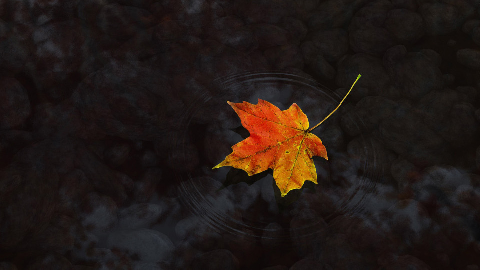
%> input picture image segmentation/image1.jpg, 480 x 270 px
$ octave --eval "imageSegmentation;"   (GNU Octave 9; MATLAB toolbox functions it lacks are replaced by stand-ins)
%> lines starting %> are read from the running program, lines starting %| are printed output that depends on the picture
### image segmentation/computeAverage.m
function [ average ] = compute( image )
%COMPUTE Summary of this function goes here
%   Detailed explanation goes here


allRed = image(:, :, 1);
allGreen = image(:, :, 2);
allBlue = image(:, :, 3);

averageRed = mean(mean(allRed));
averageGreen = mean(mean(allGreen));
averageBlue = mean(mean(allBlue));

average = [averageRed averageGreen averageBlue];

end

### image segmentation/imageSegmentation.m
function imageSegmentation


%reading image and corresponding i_f and i_b images

image = double(imread('image1.jpg'));

i_fImage = double(imread('i_fImage.jpg'));
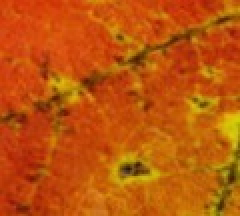
%> input picture image segmentation/i_fImage.jpg, 120 x 108 px (shown 2 times larger)
i_bImage = double(imread('i_bImage.jpg'));
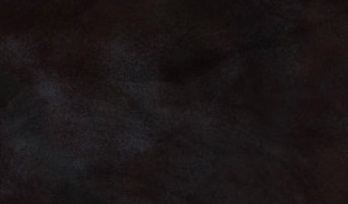
%> input picture image segmentation/i_bImage.jpg, 348 x 204 px


%computint i_f and i_b
i_f = computeAverage(i_fImage);
%> in compute, `allGreen = image(:, :, 2);`:
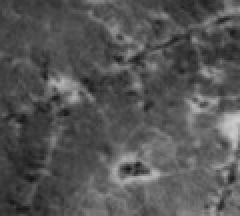
%> allGreen: size 108x120 double (shown 2 times larger); min 19, max 203, mean 84.9
%> in compute, `allBlue = image(:, :, 3);`:
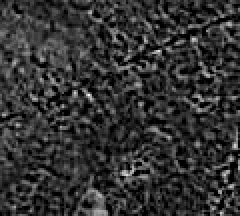
%> allBlue: size 108x120 double (shown 2 times larger); min 0, max 55, mean 10.9; drawn with min black and max white
%> in compute, `averageRed = mean(mean(allRed));`: averageRed = 189.2
%> in compute, `averageGreen = mean(mean(allGreen));`: averageGreen = 84.89
%> in compute, `averageBlue = mean(mean(allBlue));`: averageBlue = 10.95
%> in compute, `average = [averageRed averageGreen averageBlue];`: average = [189.2 84.89 10.95]
%> i_f = [189.2 84.89 10.95]
i_b = computeAverage(i_bImage);
%> in compute (call 2), `allBlue = image(:, :, 3);`:
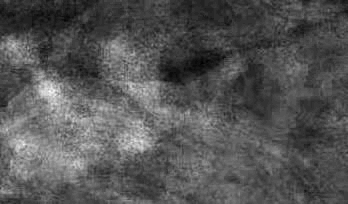
%> allBlue: size 204x348 double; min 7, max 52, mean 22; drawn with min black and max white
%> in compute (call 2), `averageRed = mean(mean(allRed));`: averageRed = 27.01
%> in compute (call 2), `averageGreen = mean(mean(allGreen));`: averageGreen = 21.33
%> in compute (call 2), `averageBlue = mean(mean(allBlue));`: averageBlue = 22.03
%> in compute (call 2), `average = [averageRed averageGreen averageBlue];`: average = [27.01 21.33 22.03]
%> i_b = [27.01 21.33 22.03]


%defining beta
beta = 0.5;


%seprating red green and blue channels for easier use
redOfImage = image(:, :, 1);
greenOfImage = image(:, :, 2);
blueOfImage = image(:, :, 3);

%determining the size of image
sizeOfImage = size(image);
%> sizeOfImage = [270 480 3]
widthOfImage = sizeOfImage(1);
%> widthOfImage = 270
lengthOfImage = sizeOfImage(2);
%> lengthOfImage = 480


%f = draw(widthOfImage,lengthOfImage);


E_i_0 = zeros(widthOfImage, lengthOfImage);
%computing E_i_(0) matrix
for i = 1:widthOfImage
    for j = 1:lengthOfImage
        redOfImage_i_fRed = image(i, j, 1) - i_f(1);
        greenOfImage_i_fGreen = image(i, j, 2) - i_f(2);
        blueOfImage_i_fBlue = image(i, j, 3) - i_f(3);
        E_i_0(i,j) = beta*norm(double([redOfImage_i_fRed greenOfImage_i_fGreen blueOfImage_i_fBlue]));
    end
end
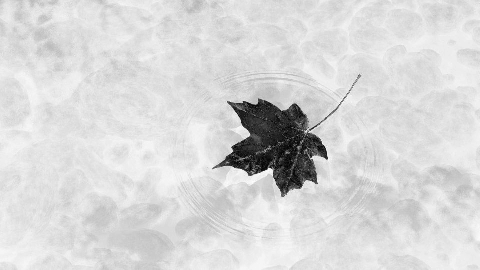
%> E_i_0: size 270x480 double; min 1.03, max 99.5, mean 84.3; drawn with min black and max white

%sizeOfF = size(f);
%sizeOfF = sizeOfF(1);


E_i_1 = zeros(widthOfImage, lengthOfImage);
%computing E_i_(1) matrix
for i = 1:widthOfImage
    for j = 1:lengthOfImage
        redOfImage_i_bRed = image(i, j, 1) - i_b(1);
        greenOfImage_i_bGreen = image(i, j, 2) - i_b(2);
        blueOfImage_i_bBlue = image(i, j, 3) - i_b(3);
        E_i_1(i,j) = beta*norm(double([redOfImage_i_bRed greenOfImage_i_bGreen blueOfImage_i_bBlue]));
    end
end
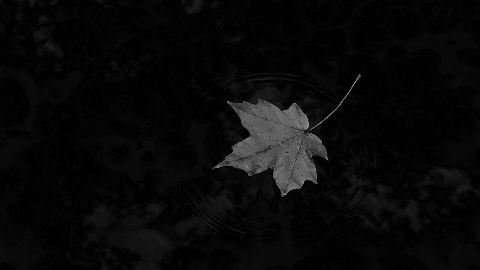
%> E_i_1: size 270x480 double; min 0.512, max 146, mean 9.3
%
%
% for i = 1:sizeOfF
%     E_i_1(f(i,2),f(i,1)) = 100000;
% end


%digraph variables
source = [];
target = [];
weights = [];

indexOfTheSource = widthOfImage * lengthOfImage + 1;
%> indexOfTheSource = 129601
%adding source to picture foreground nodes and edges to picture matrix
for counter = 1:(widthOfImage*lengthOfImage)
    source = [source indexOfTheSource];
    target = [target counter];
    weights = [weights E_i_0(floor((counter-1)/lengthOfImage)+1 , rem((counter-1) , lengthOfImage)+1)];
end
%> this loop made 129600 passes
%> weights on passes 1 to 3: 75.3, [75.3 79.42], [75.3 79.42 81.48]


indexOfTheTarget = widthOfImage * lengthOfImage + 2;
%> indexOfTheTarget = 129602
%adding target to picture background nodes and edges to picture matrix
for counter = 1:(widthOfImage*lengthOfImage)
    source = [source counter];
    target = [target indexOfTheTarget];
    weights = [weights E_i_1(floor((counter-1)/lengthOfImage)+1 , rem((counter-1) , lengthOfImage)+1)];
end


%row inner edges
for i = 1:widthOfImage
    for j = 1:(lengthOfImage-1)
        source = [source ((i-1) * lengthOfImage + j)];
        target = [target ((i-1) * lengthOfImage + j)+1];
        weights = [weights 1];
        source = [source ((i-1) * lengthOfImage + j)+1];
        target = [target ((i-1) * lengthOfImage + j)];
        weights = [weights 1];
    end
end

%column inner edges

for i = 1:widthOfImage-1
    for j = 1:lengthOfImage
        source = [source ((i-1) * lengthOfImage + j)];
        target = [target ((i-1) * lengthOfImage + j)+widthOfImage];
        weights = [weights 1];
        source = [source ((i-1) * lengthOfImage + j)+widthOfImage];
        target = [target ((i-1) * lengthOfImage + j)];
        weights = [weights 1];
    end
end

G = digraph(source,target,weights);

[mf,~,cs,ct] = maxflow(G,indexOfTheSource,indexOfTheTarget);
%
sizeOfCs = size(cs);
sizeOfCs = sizeOfCs(1);

for i = 1:sizeOfCs
    index = cs(i);
    xAxis = floor((index-1)/lengthOfImage+1);
    yAxis = rem((index-1) , lengthOfImage)+1;
    image(xAxis,yAxis,1) = 255;
    image(xAxis,yAxis,2) = 255;
    image(xAxis,yAxis,3) = 255;
end

% [11 lines of commented-out code are left out]


imshow(uint8(image));

end
%> (the run ends here)
